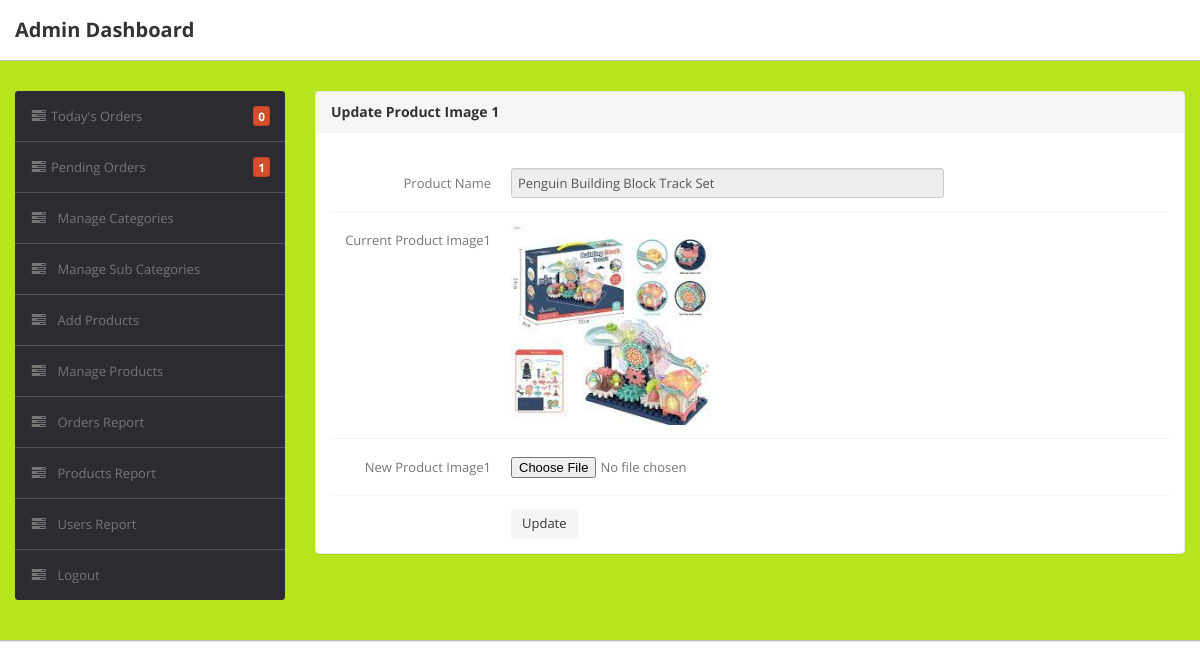
Screenshot of /admin/update-image1.php?id=65 (signed in) with the database file from the repository.
### tables this page shows
CREATE TABLE IF NOT EXISTS `products` (
`id` int(11) NOT NULL,
  `category` int(11) NOT NULL,
  `subCategory` int(11) NOT NULL,
  `productName` varchar(255) NOT NULL,
  `productCompany` varchar(255) NOT NULL,
  `productPrice` int(11) NOT NULL,
  `productPriceBeforeDiscount` int(11) NOT NULL,
  `productDescription` longtext NOT NULL,
  `productImage1` varchar(255) NOT NULL,
  `productImage2` varchar(255) NOT NULL,
  `productImage3` varchar(255) NOT NULL,
  `shippingCharge` int(11) NOT NULL,
  `productAvailability` varchar(255) NOT NULL,
  `postingDate` timestamp NOT NULL DEFAULT CURRENT_TIMESTAMP,
  `updationDate` varchar(255) NOT NULL
);

### admin/update-image1.php (the view, shortened to what this page needs)
<?php
if(strlen($_SESSION['alogin'])==0)
	{
header('location:index.php');
}
else{
	$pid=intval($_GET['id']);
?>
<!DOCTYPE html>
<html lang="en">
<head>
	<link type="text/css" href="bootstrap/css/bootstrap.min.css" rel="stylesheet">
	<link type="text/css" href="bootstrap/css/bootstrap-responsive.min.css" rel="stylesheet">
	<link type="text/css" href="css/theme.css" rel="stylesheet">
	<link type="text/css" href="images/icons/css/font-awesome.css" rel="stylesheet">
</head>
<body>
<?php include('include/header.php');?>
	<div class="wrapper">
		<div class="container">
			<div class="row">
<?php include('include/sidebar.php');?>
			<div class="span9">
					<div class="content">
						<div class="module">
							<div class="module-head">
								<h3>Update Product Image 1</h3>
							</div>
							<div class="module-body">
									<br />
			<form class="form-horizontal row-fluid" name="insertproduct" method="post" enctype="multipart/form-data">
<?php
$query=mysql_query("select productName,productImage1 from products where id='$pid'");
while($row=mysql_fetch_array($query))
{
?>
<div class="control-group">
<label class="control-label" for="basicinput">Product Name</label>
<div class="controls">
<input type="text"    name="productName"  readonly value="<?php echo htmlentities($row['productName']);?>" class="span8 tip" required>
</div>
</div>
<div class="control-group">
<label class="control-label" for="basicinput">Current Product Image1</label>
<div class="controls">
<img src="productimages/<?php echo htmlentities($row['productName']);?>/<?php echo htmlentities($row['productImage1']);?>" width="200" height="100">
</div>
</div>
<div class="control-group">
<label class="control-label" for="basicinput">New Product Image1</label>
<div class="controls">
<input type="file" name="productimage1" id="productimage1" value="" class="span8 tip" required>
</div>
</div>
<?php } ?>
	<div class="control-group">
											<div class="controls">
												<button type="submit" name="submit" class="btn">Update</button>
											</div>
										</div>
									</form>
							</div>
						</div>
					</div>
				</div>
			</div>
		</div>
	</div>
</body>
<?php } ?>

### admin/css/theme.css (style rules this page uses)
body { font-size: 13px; font-family: 'Open Sans', Arial, sans-serif; background: #fff; color: #777 }
h1, h2, h3, h4, h5, h6 { color: #333; margin-top: 0 }
h3 { font-size: 20px }
.wrapper { background: url(../images/bg.png) #eee; border-bottom: 1px solid #bbb; -webkit-box-shadow: 0 1px 2px rgba(0,0,0,0.1); -moz-box-shadow: 0 1px 2px rgba(0,0,0,0.1); box-shadow: 0 1px 2px rgba(0,0,0,0.1); padding: 30px 0 }
form { margin: 0 }
select, textarea, input[type="text"], input[type="password"], input[type="datetime"], input[type="datetime-local"], input[type="date"], input[type="month"], input[type="time"], input[type="week"], input[type="number"], input[type="email"], input[type="url"], input[type="search"], input[type="tel"], input[type="color"], .uneditable-input, label, input, button, select, textarea { -webkit-border-radius: 3px; -moz-border-radius: 3px; border-radius: 3px; font-size: 13px; font-family: 'Open Sans', Tahoma, Arial, sans-serif }
.module { background: #fff; -webkit-border-radius: 3px; -moz-border-radius: 3px; border-radius: 3px; border: 1px solid #ccc; border-bottom-color: #bbb; -webkit-box-shadow: 0 0 1px rgba(0,0,0,0.2); -moz-box-shadow: 0 0 1px rgba(0,0,0,0.2); box-shadow: 0 0 1px rgba(0,0,0,0.2); margin-bottom: 30px }
.form-horizontal .control-group, .form-vertical .control-group { margin-bottom: 0 }
.form-horizontal .control-group+.control-group, .form-vertical .control-group+.control-group { margin-top: 13px; padding-top: 13px; border-top: 1px solid #f5f5f5 }
.btn, .btn-box { -webkit-border-radius: 3px; -moz-border-radius: 3px; border-radius: 3px }
.btn { font-size: 13px; font-weight: 600 }
.btn { display: inline-block; margin-bottom: 0; font-weight: 400; text-align: center; vertical-align: middle; cursor: pointer; background-image: none; border: 1px solid transparent; white-space: nowrap; padding: 4px 10px; font-size: 13px; line-height: 1.42857; border-radius: 4px; -webkit-user-select: none; -moz-user-select: none; -ms-user-select: none; user-select: none }
.module { box-shadow: 0 0 3px rgba(0,0,0,.1); border-color: #e9e9e9; margin-bottom: 20px; background-color: #fff; border-radius: 4px; -webkit-box-shadow: 0 1px 1px rgba(0,0,0,.05); box-shadow: 0 1px 1px rgba(0,0,0,.05); }
.module-head { color: #767676; background-color: #f6f6f6; border-color: #e9e9e9; padding: 10px 15px; border-bottom: 1px solid transparent; border-top-right-radius: 3px; border-top-left-radius: 3px; }
.module-head h3 { font-size: 14px; line-height: 20px; height: 20px; margin: 0 }
.module-body { padding: 15px }

### rows the page displays
products: productName "Penguin Building Block Track Set", productName+productImage1 (picture)

### other values shown
$num_rows1 "0"
$num "1"
